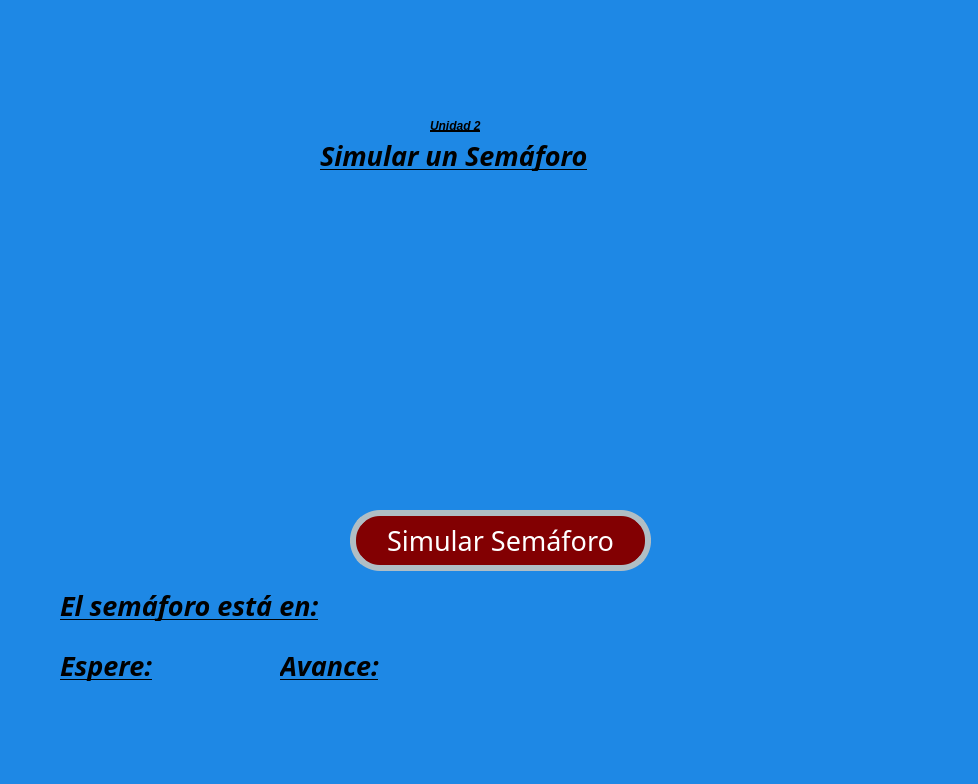
<?xml version="1.0" encoding="UTF-8"?>
<ui version="4.0">
 <class>MainWindow</class>
 <widget class="QMainWindow" name="MainWindow">
  <property name="geometry">
   <rect>
    <x>0</x>
    <y>0</y>
    <width>978</width>
    <height>784</height>
   </rect>
  </property>
  <property name="font">
   <font>
    <pointsize>1</pointsize>
   </font>
  </property>
  <property name="windowTitle">
   <string>MainWindow</string>
  </property>
  <property name="styleSheet">
   <string notr="true">background-color: #1E88E5 </string>
  </property>
  <widget class="QWidget" name="centralwidget">
   <widget class="QLabel" name="lbl_imagenUat">
    <property name="geometry">
     <rect>
      <x>60</x>
      <y>0</y>
      <width>331</width>
      <height>121</height>
     </rect>
    </property>
    <property name="styleSheet">
     <string notr="true"/>
    </property>
    <property name="text">
     <string/>
    </property>
    <property name="pixmap">
     <pixmap resource="Recursos.qrc">:/Logos/Archivos/log_uat_nuevo.png</pixmap>
    </property>
    <property name="scaledContents">
     <bool>true</bool>
    </property>
   </widget>
   <widget class="QLabel" name="lbl_imagenFi">
    <property name="geometry">
     <rect>
      <x>690</x>
      <y>0</y>
      <width>211</width>
      <height>141</height>
     </rect>
    </property>
    <property name="styleSheet">
     <string notr="true"/>
    </property>
    <property name="text">
     <string/>
    </property>
    <property name="pixmap">
     <pixmap resource="Recursos.qrc">:/Logos/Archivos/FIT_logo_vertical.png</pixmap>
    </property>
    <property name="scaledContents">
     <bool>true</bool>
    </property>
   </widget>
   <widget class="QLabel" name="lbl_imagenGatos">
    <property name="geometry">
     <rect>
      <x>660</x>
      <y>570</y>
      <width>311</width>
      <height>171</height>
     </rect>
    </property>
    <property name="styleSheet">
     <string notr="true"/>
    </property>
    <property name="text">
     <string/>
    </property>
    <property name="pixmap">
     <pixmap resource="Recursos.qrc">:/Logos/Archivos/export202502092301563482.png</pixmap>
    </property>
    <property name="scaledContents">
     <bool>true</bool>
    </property>
   </widget>
   <widget class="QPushButton" name="btn_Simular_Semaforo">
    <property name="geometry">
     <rect>
      <x>350</x>
      <y>510</y>
      <width>301</width>
      <height>61</height>
     </rect>
    </property>
    <property name="font">
     <font>
      <family>Forte</family>
      <pointsize>20</pointsize>
      <weight>50</weight>
      <italic>false</italic>
      <bold>false</bold>
     </font>
    </property>
    <property name="styleSheet">
     <string notr="true">font: 20pt &quot;Forte&quot;;
background-color: rgb(130, 0, 2);
color: rgb(255, 255, 255);
border-radius:30px;
border:6px solid #B0BEC5;</string>
    </property>
    <property name="text">
     <string>Simular Semáforo</string>
    </property>
   </widget>
   <widget class="QLabel" name="lbl_titulo">
    <property name="geometry">
     <rect>
      <x>320</x>
      <y>140</y>
      <width>331</width>
      <height>31</height>
     </rect>
    </property>
    <property name="font">
     <font>
      <family>Forte</family>
      <pointsize>20</pointsize>
      <weight>75</weight>
      <italic>true</italic>
      <bold>true</bold>
      <underline>true</underline>
     </font>
    </property>
    <property name="styleSheet">
     <string notr="true">text-decoration: underline;
font: 20pt &quot;Forte&quot;;
color:rgb(0, 0, 0);
border-radius: 10px;
font-weight: bold;
font-style: italic;</string>
    </property>
    <property name="text">
     <string>Simular un Semáforo</string>
    </property>
   </widget>
   <widget class="QLabel" name="lbl_Unidad2">
    <property name="geometry">
     <rect>
      <x>430</x>
      <y>110</y>
      <width>141</width>
      <height>31</height>
     </rect>
    </property>
    <property name="styleSheet">
     <string notr="true">text-decoration: underline;
font: 20pt &quot;Forte&quot;;
color:rgb(0, 0, 0);
border-radius: 10px;
font-weight: bold;
font-style: italic;</string>
    </property>
    <property name="text">
     <string>Unidad 2</string>
    </property>
   </widget>
   <widget class="QLabel" name="lbl_imagenApagado">
    <property name="geometry">
     <rect>
      <x>400</x>
      <y>180</y>
      <width>171</width>
      <height>311</height>
     </rect>
    </property>
    <property name="styleSheet">
     <string notr="true"/>
    </property>
    <property name="text">
     <string/>
    </property>
    <property name="pixmap">
     <pixmap resource="Recursos.qrc">:/Ejercicios/Archivos/Apagago.png</pixmap>
    </property>
    <property name="scaledContents">
     <bool>true</bool>
    </property>
   </widget>
   <widget class="QLabel" name="lbl_Color">
    <property name="geometry">
     <rect>
      <x>60</x>
      <y>590</y>
      <width>511</width>
      <height>31</height>
     </rect>
    </property>
    <property name="font">
     <font>
      <family>Forte</family>
      <pointsize>20</pointsize>
      <weight>75</weight>
      <italic>true</italic>
      <bold>true</bold>
      <underline>true</underline>
     </font>
    </property>
    <property name="styleSheet">
     <string notr="true">text-decoration: underline;
font: 20pt &quot;Forte&quot;;
color:rgb(0, 0, 0);
border-radius: 10px;
font-weight: bold;
font-style: italic;</string>
    </property>
    <property name="text">
     <string>El semáforo está en:</string>
    </property>
   </widget>
   <widget class="QLabel" name="lbl_Tiempo">
    <property name="geometry">
     <rect>
      <x>60</x>
      <y>650</y>
      <width>181</width>
      <height>31</height>
     </rect>
    </property>
    <property name="font">
     <font>
      <family>Forte</family>
      <pointsize>20</pointsize>
      <weight>75</weight>
      <italic>true</italic>
      <bold>true</bold>
      <underline>true</underline>
     </font>
    </property>
    <property name="styleSheet">
     <string notr="true">text-decoration: underline;
font: 20pt &quot;Forte&quot;;
color:rgb(0, 0, 0);
border-radius: 10px;
font-weight: bold;
font-style: italic;</string>
    </property>
    <property name="text">
     <string>Espere:</string>
    </property>
   </widget>
   <widget class="QLabel" name="lbl_Tiempo_2">
    <property name="geometry">
     <rect>
      <x>280</x>
      <y>650</y>
      <width>361</width>
      <height>31</height>
     </rect>
    </property>
    <property name="font">
     <font>
      <family>Forte</family>
      <pointsize>20</pointsize>
      <weight>75</weight>
      <italic>true</italic>
      <bold>true</bold>
      <underline>true</underline>
     </font>
    </property>
    <property name="styleSheet">
     <string notr="true">text-decoration: underline;
font: 20pt &quot;Forte&quot;;
color:rgb(0, 0, 0);
border-radius: 10px;
font-weight: bold;
font-style: italic;</string>
    </property>
    <property name="text">
     <string>Avance:</string>
    </property>
   </widget>
  </widget>
  <widget class="QMenuBar" name="menubar">
   <property name="geometry">
    <rect>
     <x>0</x>
     <y>0</y>
     <width>978</width>
     <height>21</height>
    </rect>
   </property>
  </widget>
  <widget class="QStatusBar" name="statusbar"/>
 </widget>
 <resources>
  <include location="Recursos.qrc"/>
  <include location="../Recursos.qrc"/>
 </resources>
 <connections/>
</ui>
